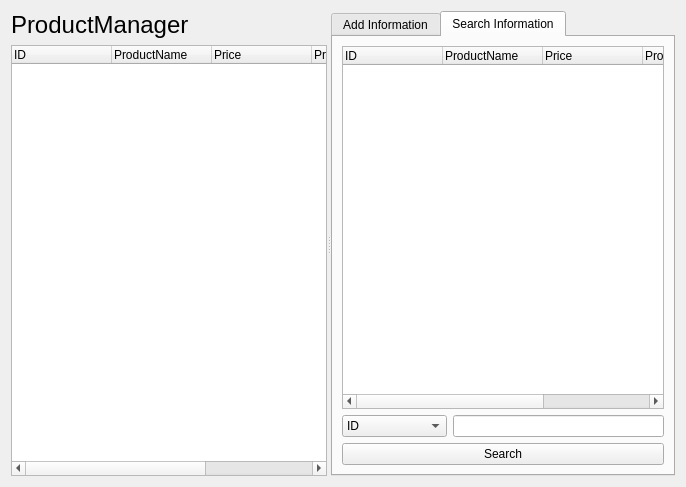
<?xml version="1.0" encoding="UTF-8"?>
<ui version="4.0">
 <class>ProductManagerForm</class>
 <widget class="QWidget" name="ProductManagerForm">
  <property name="geometry">
   <rect>
    <x>0</x>
    <y>0</y>
    <width>686</width>
    <height>487</height>
   </rect>
  </property>
  <property name="windowTitle">
   <string>Form</string>
  </property>
  <layout class="QHBoxLayout" name="horizontalLayout_2">
   <item>
    <widget class="QSplitter" name="splitter">
     <property name="orientation">
      <enum>Qt::Horizontal</enum>
     </property>
     <widget class="QWidget" name="layoutWidget">
      <layout class="QVBoxLayout" name="verticalLayout">
       <item>
        <widget class="QLabel" name="label_5">
         <property name="font">
          <font>
           <pointsize>18</pointsize>
          </font>
         </property>
         <property name="text">
          <string>ProductManager</string>
         </property>
        </widget>
       </item>
       <item>
        <widget class="QTreeWidget" name="treeWidget">
         <column>
          <property name="text">
           <string>ID</string>
          </property>
         </column>
         <column>
          <property name="text">
           <string>ProductName</string>
          </property>
         </column>
         <column>
          <property name="text">
           <string>Price</string>
          </property>
         </column>
         <column>
          <property name="text">
           <string>ProductType</string>
          </property>
         </column>
         <column>
          <property name="text">
           <string>Option</string>
          </property>
         </column>
        </widget>
       </item>
      </layout>
     </widget>
     <widget class="QTabWidget" name="tabWidget">
      <property name="currentIndex">
       <number>1</number>
      </property>
      <widget class="QWidget" name="Input">
       <attribute name="title">
        <string>Add Information</string>
       </attribute>
       <layout class="QVBoxLayout" name="verticalLayout_3">
        <item>
         <layout class="QFormLayout" name="formLayout">
          <item row="0" column="0">
           <widget class="QLabel" name="label">
            <property name="text">
             <string>ID</string>
            </property>
           </widget>
          </item>
          <item row="0" column="1">
           <widget class="QLineEdit" name="idLineEdit"/>
          </item>
          <item row="1" column="0">
           <widget class="QLabel" name="label_2">
            <property name="text">
             <string>ProductName</string>
            </property>
           </widget>
          </item>
          <item row="1" column="1">
           <widget class="QLineEdit" name="productNameLineEdit"/>
          </item>
          <item row="2" column="0">
           <widget class="QLabel" name="label_3">
            <property name="text">
             <string>Price</string>
            </property>
           </widget>
          </item>
          <item row="2" column="1">
           <widget class="QLineEdit" name="priceLineEdit"/>
          </item>
          <item row="3" column="0">
           <widget class="QLabel" name="label_4">
            <property name="text">
             <string>ProductType</string>
            </property>
           </widget>
          </item>
          <item row="3" column="1">
           <widget class="QLineEdit" name="productTypeLineEdit"/>
          </item>
          <item row="4" column="0">
           <widget class="QLabel" name="label_6">
            <property name="text">
             <string>Option</string>
            </property>
           </widget>
          </item>
          <item row="4" column="1">
           <widget class="QLineEdit" name="optionLineEdit"/>
          </item>
         </layout>
        </item>
        <item>
         <spacer name="verticalSpacer">
          <property name="orientation">
           <enum>Qt::Vertical</enum>
          </property>
          <property name="sizeHint" stdset="0">
           <size>
            <width>17</width>
            <height>152</height>
           </size>
          </property>
         </spacer>
        </item>
        <item>
         <layout class="QHBoxLayout" name="horizontalLayout">
          <item>
           <widget class="QPushButton" name="addPushButton">
            <property name="text">
             <string>Add</string>
            </property>
           </widget>
          </item>
          <item>
           <widget class="QPushButton" name="modifyPushButton">
            <property name="text">
             <string>Modify</string>
            </property>
           </widget>
          </item>
         </layout>
        </item>
       </layout>
      </widget>
      <widget class="QWidget" name="Search">
       <attribute name="title">
        <string>Search Information</string>
       </attribute>
       <layout class="QVBoxLayout" name="verticalLayout_4">
        <item>
         <widget class="QTreeWidget" name="searchTreeWidget">
          <column>
           <property name="text">
            <string>ID</string>
           </property>
          </column>
          <column>
           <property name="text">
            <string>ProductName</string>
           </property>
          </column>
          <column>
           <property name="text">
            <string>Price</string>
           </property>
          </column>
          <column>
           <property name="text">
            <string>ProductType</string>
           </property>
          </column>
          <column>
           <property name="text">
            <string>Option</string>
           </property>
          </column>
         </widget>
        </item>
        <item>
         <layout class="QVBoxLayout" name="verticalLayout_2">
          <item>
           <layout class="QHBoxLayout" name="horizontalLayout_3">
            <item>
             <widget class="QComboBox" name="searchComboBox">
              <item>
               <property name="text">
                <string>ID</string>
               </property>
              </item>
              <item>
               <property name="text">
                <string>ProductName</string>
               </property>
              </item>
              <item>
               <property name="text">
                <string>Price</string>
               </property>
              </item>
              <item>
               <property name="text">
                <string>ProductType</string>
               </property>
              </item>
              <item>
               <property name="text">
                <string>Option</string>
               </property>
              </item>
             </widget>
            </item>
            <item>
             <widget class="QLineEdit" name="searchLineEdit"/>
            </item>
           </layout>
          </item>
          <item>
           <widget class="QPushButton" name="searchPushButton">
            <property name="text">
             <string>Search</string>
            </property>
           </widget>
          </item>
         </layout>
        </item>
       </layout>
      </widget>
     </widget>
    </widget>
   </item>
  </layout>
 </widget>
 <resources/>
 <connections/>
</ui>
